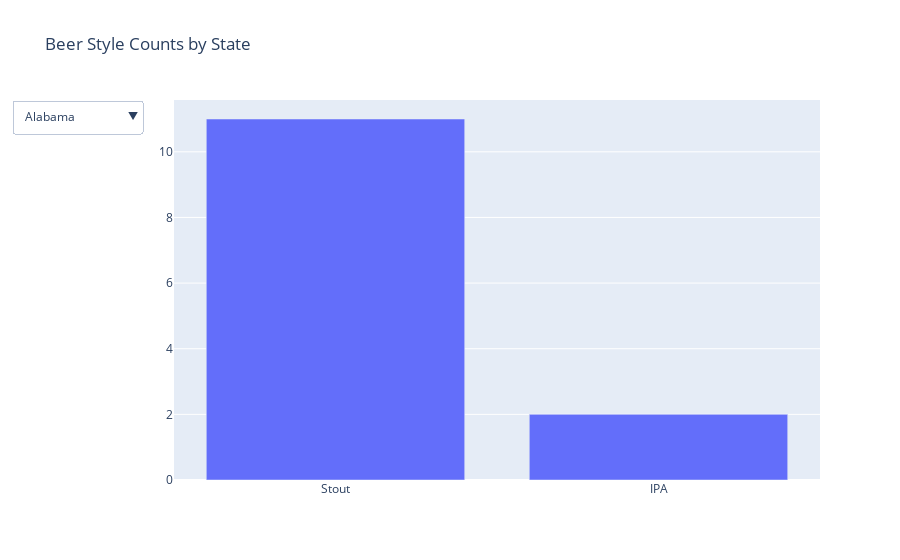

The notebook cell this image was saved under:
### Code cell
plot = plot_state_map.barplot_fav_styles_per_state(results, data)
plot.write_html('count.html')

### Figure 1 — Plotly figure (JSON) as saved in the notebook; plotly's stock layout.template omitted (floating-point values rounded to 4 significant figures)
{"data": [{"name": "Alabama", "type": "bar", "visible": true, "x": ["Stout", "IPA"], "y": [11, 2]}, {"name": "Alaska", "type": "bar", "visible": false, "x": ["Stout", "Porter", "IPA", "Red/Amber Ale", "Pilsner", "Other Ale"], "y": [5, 4, 1, 1, 1, 1]}, {"name": "Arizona", "type": "bar", "visible": false, "x": ["Stout", "IPA", "Other Ale"], "y": [11, 1, 1]}, {"name": "Arkansas", "type": "bar", "visible": false, "x": ["Stout", "IPA", "Pilsner", "Porter"], "y": [6, 4, 2, 1]}, {"name": "California", "type": "bar", "visible": false, "x": ["Stout", "IPA"], "y": [12, 1]}, {"name": "Colorado", "type": "bar", "visible": false, "x": ["Stout", "IPA"], "y": [10, 3]}, {"name": "Connecticut", "type": "bar", "visible": false, "x": ["Stout"], "y": [13]}, {"name": "Delaware", "type": "bar", "visible": false, "x": ["Stout", "Porter", "IPA"], "y": [9, 3, 1]}, {"name": "Florida", "type": "bar", "visible": false, "x": ["Stout", "IPA"], "y": [7, 6]}, {"name": "Georgia", "type": "bar", "visible": false, "x": ["Stout", "IPA"], "y": [12, 1]}, {"name": "Hawaii", "type": "bar", "visible": false, "x": ["Stout", "Porter", "IPA"], "y": [10, 2, 1]}, {"name": "Idaho", "type": "bar", "visible": false, "x": ["Stout", "IPA", "Pilsner"], "y": [9, 3, 1]}, {"name": "Illinois", "type": "bar", "visible": false, "x": ["Stout", "IPA"], "y": [12, 1]}, {"name": "Indiana", "type": "bar", "visible": false, "x": ["Stout", "Porter", "IPA"], "y": [11, 1, 1]}, {"name": "Iowa", "type": "bar", "visible": false, "x": ["Stout", "IPA", "Porter"], "y": [8, 4, 1]}, {"name": "Kansas", "type": "bar", "visible": false, "x": ["Porter", "IPA", "Stout"], "y": [5, 5, 3]}, {"name": "Kentucky", "type": "bar", "visible": false, "x": ["Stout"], "y": [13]}, {"name": "Louisiana", "type": "bar", "visible": false, "x": ["Stout", "IPA"], "y": [8, 5]}, {"name": "Maine", "type": "bar", "visible": false, "x": ["Stout", "IPA"], "y": [10, 3]}, {"name": "Maryland", "type": "bar", "visible": false, "x": ["Stout", "IPA", "Porter"], "y": [10, 2, 1]}, {"name": "Massachusetts", "type": "bar", "visible": false, "x": ["Stout"], "y": [13]}, {"name": "Michigan", "type": "bar", "visible": false, "x": ["Stout", "IPA", "Porter"], "y": [10, 2, 1]}, {"name": "Minnesota", "type": "bar", "visible": false, "x": ["Stout", "IPA"], "y": [10, 3]}, {"name": "Mississippi", "type": "bar", "visible": false, "x": ["Stout", "Porter", "IPA"], "y": [6, 4, 3]}, {"name": "Missouri", "type": "bar", "visible": false, "x": ["Stout", "IPA"], "y": [9, 4]}, {"name": "Montana", "type": "bar", "visible": false, "x": ["Stout", "Porter", "IPA", "Red/Amber Ale"], "y": [6, 4, 2, 1]}, {"name": "Nebraska", "type": "bar", "visible": false, "x": ["Stout", "IPA"], "y": [7, 6]}, {"name": "Nevada", "type": "bar", "visible": false, "x": ["Stout", "Porter", "IPA"], "y": [9, 2, 2]}, {"name": "New Hampshire", "type": "bar", "visible": false, "x": ["Stout", "IPA"], "y": [12, 1]}, {"name": "New Jersey", "type": "bar", "visible": false, "x": ["Stout", "Porter"], "y": [12, 1]}, {"name": "New Mexico", "type": "bar", "visible": false, "x": ["Stout", "IPA"], "y": [8, 5]}, {"name": "New York", "type": "bar", "visible": false, "x": ["Stout", "IPA"], "y": [11, 2]}, {"name": "North Carolina", "type": "bar", "visible": false, "x": ["Stout"], "y": [13]}, {"name": "North Dakota", "type": "bar", "visible": false, "x": ["Porter", "IPA", "Stout", "Other Ale", "Pale Ale", "Red/Amber Ale"], "y": [4, 3, 3, 1, 1, 1]}, {"name": "Ohio", "type": "bar", "visible": false, "x": ["Stout"], "y": [13]}, {"name": "Oklahoma", "type": "bar", "visible": false, "x": ["Stout", "IPA", "Porter"], "y": [9, 3, 1]}, {"name": "Oregon", "type": "bar", "visible": false, "x": ["Stout"], "y": [13]}, {"name": "Pennsylvania", "type": "bar", "visible": false, "x": ["Stout", "IPA"], "y": [12, 1]}, {"name": "Rhode Island", "type": "bar", "visible": false, "x": ["Stout", "IPA"], "y": [9, 4]}, {"name": "South Carolina", "type": "bar", "visible": false, "x": ["Stout", "IPA"], "y": [11, 2]}, {"name": "South Dakota", "type": "bar", "visible": false, "x": ["Stout", "IPA", "Other Ale", "No Information", "Porter"], "y": [8, 2, 1, 1, 1]}, {"name": "Tennessee", "type": "bar", "visible": false, "x": ["Stout", "IPA"], "y": [11, 2]}, {"name": "Texas", "type": "bar", "visible": false, "x": ["Stout", "IPA", "Porter"], "y": [11, 1, 1]}, {"name": "Utah", "type": "bar", "visible": false, "x": ["Stout", "IPA", "Porter", "No Information", "Pale Ale", "Other Ale", "Red/Amber Ale"], "y": [4, 3, 2, 1, 1, 1, 1]}, {"name": "Vermont", "type": "bar", "visible": false, "x": ["Stout", "IPA", "Porter", "Pilsner"], "y": [7, 3, 2, 1]}, {"name": "Virginia", "type": "bar", "visible": false, "x": ["Stout", "IPA"], "y": [12, 1]}, {"name": "Washington", "type": "bar", "visible": false, "x": ["Stout", "IPA"], "y": [12, 1]}, {"name": "West Virginia", "type": "bar", "visible": false, "x": ["Stout", "IPA", "Porter"], "y": [7, 4, 2]}, {"name": "Wisconsin", "type": "bar", "visible": false, "x": ["Stout", "IPA"], "y": [10, 3]}, {"name": "Wyoming", "type": "bar", "visible": false, "x": ["Stout", "IPA", "Porter", "Pilsner"], "y": [8, 3, 1, 1]}], "layout": {"title": {"text": "Beer Style Counts by State"}, "updatemenus": [{"buttons": [{"args": [{"visible": [true, false, false, false, false, false, false, false, false, false, false, false, false, false, false, false, false, false, false, false, false, false, false, false, false, false, false, false, false, false, false, false, false, false, false, false, false, false, false, false, false, false, false, false, false, false, false, false, false, false]}, {"title": "Beer Style Counts for Alabama"}], "label": "Alabama", "method": "update"}, {"args": [{"visible": [false, true, false, false, false, false, false, false, false, false, false, false, false, false, false, false, false, false, false, false, false, false, false, false, false, false, false, false, false, false, false, false, false, false, false, false, false, false, false, false, false, false, false, false, false, false, false, false, false, false]}, {"title": "Beer Style Counts for Alaska"}], "label": "Alaska", "method": "update"}, {"args": [{"visible": [false, false, true, false, false, false, false, false, false, false, false, false, false, false, false, false, false, false, false, false, false, false, false, false, false, false, false, false, false, false, false, false, false, false, false, false, false, false, false, false, false, false, false, false, false, false, false, false, false, false]}, {"title": "Beer Style Counts for Arizona"}], "label": "Arizona", "method": "update"}, {"args": [{"visible": [false, false, false, true, false, false, false, false, false, false, false, false, false, false, false, false, false, false, false, false, false, false, false, false, false, false, false, false, false, false, false, false, false, false, false, false, false, false, false, false, false, false, false, false, false, false, false, false, false, false]}, {"title": "Beer Style Counts for Arkansas"}], "label": "Arkansas", "method": "update"}, {"args": [{"visible": [false, false, false, false, true, false, false, false, false, false, false, false, false, false, false, false, false, false, false, false, false, false, false, false, false, false, false, false, false, false, false, false, false, false, false, false, false, false, false, false, false, false, false, false, false, false, false, false, false, false]}, {"title": "Beer Style Counts for California"}], "label": "California", "method": "update"}, {"args": [{"visible": [false, false, false, false, false, true, false, false, false, false, false, false, false, false, false, false, false, false, false, false, false, false, false, false, false, false, false, false, false, false, false, false, false, false, false, false, false, false, false, false, false, false, false, false, false, false, false, false, false, false]}, {"title": "Beer Style Counts for Colorado"}], "label": "Colorado", "method": "update"}, {"args": [{"visible": [false, false, false, false, false, false, true, false, false, false, false, false, false, false, false, false, false, false, false, false, false, false, false, false, false, false, false, false, false, false, false, false, false, false, false, false, false, false, false, false, false, false, false, false, false, false, false, false, false, false]}, {"title": "Beer Style Counts for Connecticut"}], "label": "Connecticut", "method": "update"}, {"args": [{"visible": [false, false, false, false, false, false, false, true, false, false, false, false, false, false, false, false, false, false, false, false, false, false, false, false, false, false, false, false, false, false, false, false, false, false, false, false, false, false, false, false, false, false, false, false, false, false, false, false, false, false]}, {"title": "Beer Style Counts for Delaware"}], "label": "Delaware", "method": "update"}, {"args": [{"visible": [false, false, false, false, false, false, false, false, true, false, false, false, false, false, false, false, false, false, false, false, false, false, false, false, false, false, false, false, false, false, false, false, false, false, false, false, false, false, false, false, false, false, false, false, false, false, false, false, false, false]}, {"title": "Beer Style Counts for Florida"}], "label": "Florida", "method": "update"}, {"args": [{"visible": [false, false, false, false, false, false, false, false, false, true, false, false, false, false, false, false, false, false, false, false, false, false, false, false, false, false, false, false, false, false, false, false, false, false, false, false, false, false, false, false, false, false, false, false, false, false, false, false, false, false]}, {"title": "Beer Style Counts for Georgia"}], "label": "Georgia", "method": "update"}, {"args": [{"visible": [false, false, false, false, false, false, false, false, false, false, true, false, false, false, false, false, false, false, false, false, false, false, false, false, false, false, false, false, false, false, false, false, false, false, false, false, false, false, false, false, false, false, false, false, false, false, false, false, false, false]}, {"title": "Beer Style Counts for Hawaii"}], "label": "Hawaii", "method": "update"}, {"args": [{"visible": [false, false, false, false, false, false, false, false, false, false, false, true, false, false, false, false, false, false, false, false, false, false, false, false, false, false, false, false, false, false, false, false, false, false, false, false, false, false, false, false, false, false, false, false, false, false, false, false, false, false]}, {"title": "Beer Style Counts for Idaho"}], "label": "Idaho", "method": "update"}, {"args": [{"visible": [false, false, false, false, false, false, false, false, false, false, false, false, true, false, false, false, false, false, false, false, false, false, false, false, false, false, false, false, false, false, false, false, false, false, false, false, false, false, false, false, false, false, false, false, false, false, false, false, false, false]}, {"title": "Beer Style Counts for Illinois"}], "label": "Illinois", "method": "update"}, {"args": [{"visible": [false, false, false, false, false, false, false, false, false, false, false, false, false, true, false, false, false, false, false, false, false, false, false, false, false, false, false, false, false, false, false, false, false, false, false, false, false, false, false, false, false, false, false, false, false, false, false, false, false, false]}, {"title": "Beer Style Counts for Indiana"}], "label": "Indiana", "method": "update"}, {"args": [{"visible": [false, false, false, false, false, false, false, false, false, false, false, false, false, false, true, false, false, false, false, false, false, false, false, false, false, false, false, false, false, false, false, false, false, false, false, false, false, false, false, false, false, false, false, false, false, false, false, false, false, false]}, {"title": "Beer Style Counts for Iowa"}], "label": "Iowa", "method": "update"}, {"args": [{"visible": [false, false, false, false, false, false, false, false, false, false, false, false, false, false, false, true, false, false, false, false, false, false, false, false, false, false, false, false, false, false, false, false, false, false, false, false, false, false, false, false, false, false, false, false, false, false, false, false, false, false]}, {"title": "Beer Style Counts for Kansas"}], "label": "Kansas", "method": "update"}, {"args": [{"visible": [false, false, false, false, false, false, false, false, false, false, false, false, false, false, false, false, true, false, false, false, false, false, false, false, false, false, false, false, false, false, false, false, false, false, false, false, false, false, false, false, false, false, false, false, false, false, false, false, false, false]}, {"title": "Beer Style Counts for Kentucky"}], "label": "Kentucky", "method": "update"}, {"args": [{"visible": [false, false, false, false, false, false, false, false, false, false, false, false, false, false, false, false, false, true, false, false, false, false, false, false, false, false, false, false, false, false, false, false, false, false, false, false, false, false, false, false, false, false, false, false, false, false, false, false, false, false]}, {"title": "Beer Style Counts for Louisiana"}], "label": "Louisiana", "method": "update"}, {"args": [{"visible": [false, false, false, false, false, false, false, false, false, false, false, false, false, false, false, false, false, false, true, false, false, false, false, false, false, false, false, false, false, false, false, false, false, false, false, false, false, false, false, false, false, false, false, false, false, false, false, false, false, false]}, {"title": "Beer Style Counts for Maine"}], "label": "Maine", "method": "update"}, {"args": [{"visible": [false, false, false, false, false, false, false, false, false, false, false, false, false, false, false, false, false, false, false, true, false, false, false, false, false, false, false, false, false, false, false, false, false, false, false, false, false, false, false, false, false, false, false, false, false, false, false, false, false, false]}, {"title": "Beer Style Counts for Maryland"}], "label": "Maryland", "method": "update"}, {"args": [{"visible": [false, false, false, false, false, false, false, false, false, false, false, false, false, false, false, false, false, false, false, false, true, false, false, false, false, false, false, false, false, false, false, false, false, false, false, false, false, false, false, false, false, false, false, false, false, false, false, false, false, false]}, {"title": "Beer Style Counts for Massachusetts"}], "label": "Massachusetts", "method": "update"}, {"args": [{"visible": [false, false, false, false, false, false, false, false, false, false, false, false, false, false, false, false, false, false, false, false, false, true, false, false, false, false, false, false, false, false, false, false, false, false, false, false, false, false, false, false, false, false, false, false, false, false, false, false, false, false]}, {"title": "Beer Style Counts for Michigan"}], "label": "Michigan", "method": "update"}, {"args": [{"visible": [false, false, false, false, false, false, false, false, false, false, false, false, false, false, false, false, false, false, false, false, false, false, true, false, false, false, false, false, false, false, false, false, false, false, false, false, false, false, false, false, false, false, false, false, false, false, false, false, false, false]}, {"title": "Beer Style Counts for Minnesota"}], "label": "Minnesota", "method": "update"}, {"args": [{"visible": [false, false, false, false, false, false, false, false, false, false, false, false, false, false, false, false, false, false, false, false, false, false, false, true, false, false, false, false, false, false, false, false, false, false, false, false, false, false, false, false, false, false, false, false, false, false, false, false, false, false]}, {"title": "Beer Style Counts for Mississippi"}], "label": "Mississippi", "method": "update"}, {"args": [{"visible": [false, false, false, false, false, false, false, false, false, false, false, false, false, false, false, false, false, false, false, false, false, false, false, false, true, false, false, false, false, false, false, false, false, false, false, false, false, false, false, false, false, false, false, false, false, false, false, false, false, false]}, {"title": "Beer Style Counts for Missouri"}], "label": "Missouri", "method": "update"}, {"args": [{"visible": [false, false, false, false, false, false, false, false, false, false, false, false, false, false, false, false, false, false, false, false, false, false, false, false, false, true, false, false, false, false, false, false, false, false, false, false, false, false, false, false, false, false, false, false, false, false, false, false, false, false]}, {"title": "Beer Style Counts for Montana"}], "label": "Montana", "method": "update"}, {"args": [{"visible": [false, false, false, false, false, false, false, false, false, false, false, false, false, false, false, false, false, false, false, false, false, false, false, false, false, false, true, false, false, false, false, false, false, false, false, false, false, false, false, false, false, false, false, false, false, false, false, false, false, false]}, {"title": "Beer Style Counts for Nebraska"}], "label": "Nebraska", "method": "update"}, {"args": [{"visible": [false, false, false, false, false, false, false, false, false, false, false, false, false, false, false, false, false, false, false, false, false, false, false, false, false, false, false, true, false, false, false, false, false, false, false, false, false, false, false, false, false, false, false, false, false, false, false, false, false, false]}, {"title": "Beer Style Counts for Nevada"}], "label": "Nevada", "method": "update"}, {"args": [{"visible": [false, false, false, false, false, false, false, false, false, false, false, false, false, false, false, false, false, false, false, false, false, false, false, false, false, false, false, false, true, false, false, false, false, false, false, false, false, false, false, false, false, false, false, false, false, false, false, false, false, false]}, {"title": "Beer Style Counts for New Hampshire"}], "label": "New Hampshire", "method": "update"}, {"args": [{"visible": [false, false, false, false, false, false, false, false, false, false, false, false, false, false, false, false, false, false, false, false, false, false, false, false, false, false, false, false, false, true, false, false, false, false, false, false, false, false, false, false, false, false, false, false, false, false, false, false, false, false]}, {"title": "Beer Style Counts for New Jersey"}], "label": "New Jersey", "method": "update"}, {"args": [{"visible": [false, false, false, false, false, false, false, false, false, false, false, false, false, false, false, false, false, false, false, false, false, false, false, false, false, false, false, false, false, false, true, false, false, false, false, false, false, false, false, false, false, false, false, false, false, false, false, false, false, false]}, {"title": "Beer Style Counts for New Mexico"}], "label": "New Mexico", "method": "update"}, {"args": [{"visible": [false, false, false, false, false, false, false, false, false, false, false, false, false, false, false, false, false, false, false, false, false, false, false, false, false, false, false, false, false, false, false, true, false, false, false, false, false, false, false, false, false, false, false, false, false, false, false, false, false, false]}, {"title": "Beer Style Counts for New York"}], "label": "New York", "method": "update"}, {"args": [{"visible": [false, false, false, false, false, false, false, false, false, false, false, false, false, false, false, false, false, false, false, false, false, false, false, false, false, false, false, false, false, false, false, false, true, false, false, false, false, false, false, false, false, false, false, false, false, false, false, false, false, false]}, {"title": "Beer Style Counts for North Carolina"}], "label": "North Carolina", "method": "update"}, {"args": [{"visible": [false, false, false, false, false, false, false, false, false, false, false, false, false, false, false, false, false, false, false, false, false, false, false, false, false, false, false, false, false, false, false, false, false, true, false, false, false, false, false, false, false, false, false, false, false, false, false, false, false, false]}, {"title": "Beer Style Counts for North Dakota"}], "label": "North Dakota", "method": "update"}, {"args": [{"visible": [false, false, false, false, false, false, false, false, false, false, false, false, false, false, false, false, false, false, false, false, false, false, false, false, false, false, false, false, false, false, false, false, false, false, true, false, false, false, false, false, false, false, false, false, false, false, false, false, false, false]}, {"title": "Beer Style Counts for Ohio"}], "label": "Ohio", "method": "update"}, {"args": [{"visible": [false, false, false, false, false, false, false, false, false, false, false, false, false, false, false, false, false, false, false, false, false, false, false, false, false, false, false, false, false, false, false, false, false, false, false, true, false, false, false, false, false, false, false, false, false, false, false, false, false, false]}, {"title": "Beer Style Counts for Oklahoma"}], "label": "Oklahoma", "method": "update"}, {"args": [{"visible": [false, false, false, false, false, false, false, false, false, false, false, false, false, false, false, false, false, false, false, false, false, false, false, false, false, false, false, false, false, false, false, false, false, false, false, false, true, false, false, false, false, false, false, false, false, false, false, false, false, false]}, {"title": "Beer Style Counts for Oregon"}], "label": "Oregon", "method": "update"}, {"args": [{"visible": [false, false, false, false, false, false, false, false, false, false, false, false, false, false, false, false, false, false, false, false, false, false, false, false, false, false, false, false, false, false, false, false, false, false, false, false, false, true, false, false, false, false, false, false, false, false, false, false, false, false]}, {"title": "Beer Style Counts for Pennsylvania"}], "label": "Pennsylvania", "method": "update"}, {"args": [{"visible": [false, false, false, false, false, false, false, false, false, false, false, false, false, false, false, false, false, false, false, false, false, false, false, false, false, false, false, false, false, false, false, false, false, false, false, false, false, false, true, false, false, false, false, false, false, false, false, false, false, false]}, {"title": "Beer Style Counts for Rhode Island"}], "label": "Rhode Island", "method": "update"}, {"args": [{"visible": [false, false, false, false, false, false, false, false, false, false, false, false, false, false, false, false, false, false, false, false, false, false, false, false, false, false, false, false, false, false, false, false, false, false, false, false, false, false, false, true, false, false, false, false, false, false, false, false, false, false]}, {"title": "Beer Style Counts for South Carolina"}], "label": "South Carolina", "method": "update"}, {"args": [{"visible": [false, false, false, false, false, false, false, false, false, false, false, false, false, false, false, false, false, false, false, false, false, false, false, false, false, false, false, false, false, false, false, false, false, false, false, false, false, false, false, false, true, false, false, false, false, false, false, false, false, false]}, {"title": "Beer Style Counts for South Dakota"}], "label": "South Dakota", "method": "update"}, {"args": [{"visible": [false, false, false, false, false, false, false, false, false, false, false, false, false, false, false, false, false, false, false, false, false, false, false, false, false, false, false, false, false, false, false, false, false, false, false, false, false, false, false, false, false, true, false, false, false, false, false, false, false, false]}, {"title": "Beer Style Counts for Tennessee"}], "label": "Tennessee", "method": "update"}, {"args": [{"visible": [false, false, false, false, false, false, false, false, false, false, false, false, false, false, false, false, false, false, false, false, false, false, false, false, false, false, false, false, false, false, false, false, false, false, false, false, false, false, false, false, false, false, true, false, false, false, false, false, false, false]}, {"title": "Beer Style Counts for Texas"}], "label": "Texas", "method": "update"}, {"args": [{"visible": [false, false, false, false, false, false, false, false, false, false, false, false, false, false, false, false, false, false, false, false, false, false, false, false, false, false, false, false, false, false, false, false, false, false, false, false, false, false, false, false, false, false, false, true, false, false, false, false, false, false]}, {"title": "Beer Style Counts for Utah"}], "label": "Utah", "method": "update"}, {"args": [{"visible": [false, false, false, false, false, false, false, false, false, false, false, false, false, false, false, false, false, false, false, false, false, false, false, false, false, false, false, false, false, false, false, false, false, false, false, false, false, false, false, false, false, false, false, false, true, false, false, false, false, false]}, {"title": "Beer Style Counts for Vermont"}], "label": "Vermont", "method": "update"}, {"args": [{"visible": [false, false, false, false, false, false, false, false, false, false, false, false, false, false, false, false, false, false, false, false, false, false, false, false, false, false, false, false, false, false, false, false, false, false, false, false, false, false, false, false, false, false, false, false, false, true, false, false, false, false]}, {"title": "Beer Style Counts for Virginia"}], "label": "Virginia", "method": "update"}, {"args": [{"visible": [false, false, false, false, false, false, false, false, false, false, false, false, false, false, false, false, false, false, false, false, false, false, false, false, false, false, false, false, false, false, false, false, false, false, false, false, false, false, false, false, false, false, false, false, false, false, true, false, false, false]}, {"title": "Beer Style Counts for Washington"}], "label": "Washington", "method": "update"}, {"args": [{"visible": [false, false, false, false, false, false, false, false, false, false, false, false, false, false, false, false, false, false, false, false, false, false, false, false, false, false, false, false, false, false, false, false, false, false, false, false, false, false, false, false, false, false, false, false, false, false, false, true, false, false]}, {"title": "Beer Style Counts for West Virginia"}], "label": "West Virginia", "method": "update"}, {"args": [{"visible": [false, false, false, false, false, false, false, false, false, false, false, false, false, false, false, false, false, false, false, false, false, false, false, false, false, false, false, false, false, false, false, false, false, false, false, false, false, false, false, false, false, false, false, false, false, false, false, false, true, false]}, {"title": "Beer Style Counts for Wisconsin"}], "label": "Wisconsin", "method": "update"}, {"args": [{"visible": [false, false, false, false, false, false, false, false, false, false, false, false, false, false, false, false, false, false, false, false, false, false, false, false, false, false, false, false, false, false, false, false, false, false, false, false, false, false, false, false, false, false, false, false, false, false, false, false, false, true]}, {"title": "Beer Style Counts for Wyoming"}], "label": "Wyoming", "method": "update"}], "direction": "down", "showactive": true}]}}
